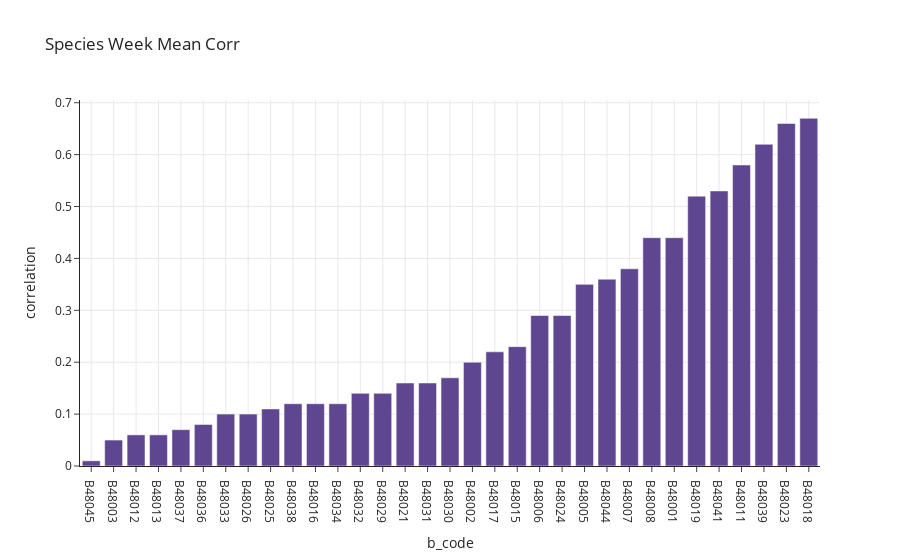

The cell this chart's notebook holds for it:
### Markdown cell above
The graph shows the mean correlation of each species with the label. The mean values are computed from the features.

### Code cell
# Plot mean corr for each species

species_corr_df = _get_species_corr(all_meteo_week_feats_pol_dat_df, METEO_VARS, METEO_FEATS, 'POL_sum')
_plot_value_distr('Species Week Mean Corr', species_corr_df, 'pol_var_id', 'corr')

### Figure 1 — Plotly figure (JSON) as saved in the notebook; plotly's stock layout.template omitted (floating-point values rounded to 4 significant figures)
{"data": [{"alignmentgroup": "True", "hovertemplate": "pol_var_id=%{x}<br>corr=%{y}<extra></extra>", "legendgroup": "", "marker": {"color": "rgb(95, 70, 144)", "pattern": {"shape": ""}}, "name": "", "offsetgroup": "", "orientation": "v", "showlegend": false, "textposition": "auto", "type": "bar", "x": ["B48045", "B48003", "B48012", "B48013", "B48037", "B48036", "B48033", "B48026", "B48025", "B48038", "B48016", "B48034", "B48032", "B48029", "B48021", "B48031", "B48030", "B48002", "B48017", "B48015", "B48006", "B48024", "B48005", "B48044", "B48007", "B48008", "B48001", "B48019", "B48041", "B48011", "B48039", "B48023", "B48018"], "xaxis": "x", "y": [0.01, 0.05, 0.06, 0.06, 0.07, 0.08, 0.1, 0.1, 0.11, 0.12, 0.12, 0.12, 0.14, 0.14, 0.16, 0.16, 0.17, 0.2, 0.22, 0.23, 0.29, 0.29, 0.35, 0.36, 0.38, 0.44, 0.44, 0.52, 0.53, 0.58, 0.62, 0.66, 0.67], "yaxis": "y"}], "layout": {"barmode": "relative", "legend": {"tracegroupgap": 0}, "title": {"text": "Species Week Mean Corr"}, "xaxis": {"anchor": "y", "domain": [0, 1], "showgrid": true, "title": {"text": "b_code"}}, "yaxis": {"anchor": "x", "domain": [0, 1], "showgrid": true, "title": {"text": "correlation"}}}}
